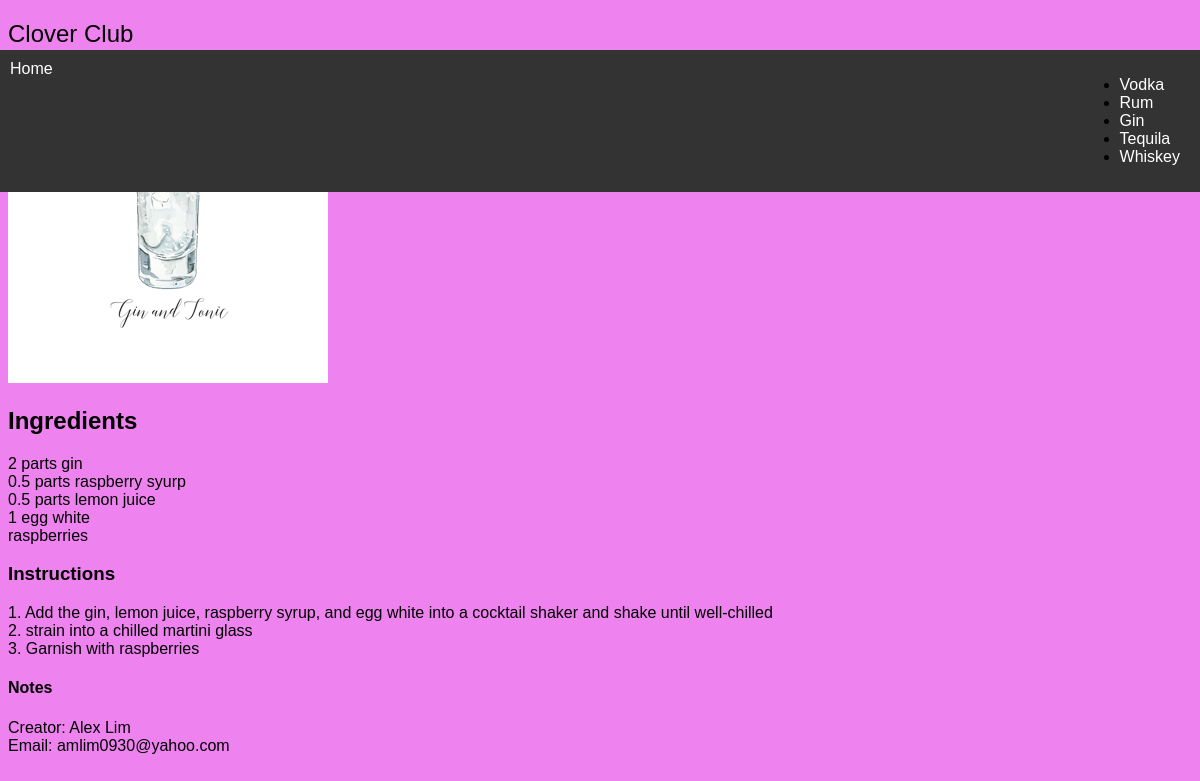
/gin/gin_display/2, run on the app's committed database.
### cocktail_book/models.py (models this page shows)
class Gin(models.Model):
    name = models.CharField(max_length=200)
    ingredients = models.TextField(max_length='1000', default='')
    instructions = models.TextField(max_length='1000', default='')
    notes = models.TextField(max_length='1000', default='')
    image = models.ImageField(upload_to='img/', default='')

### cocktail_book/views.py (the view)
# urls.py: path('gin/gin_display/<int:id>', views.gin_display, name="gin_display"),
def gin_display(request, id):
    gin_entry = Gin.objects.get(id=id)
    template = loader.get_template('gin_display.html')
    context = {
        'gin_entry': gin_entry,
    }
    return HttpResponse(template.render(context, request))

### cocktail_book/templates/gin_display.html (shortened to what this page needs)
{% extends 'base.html' %}
{% load static %}
{% block content %}
<section>
    <h1>{{gin_entry.name}}</h1>
    <img src="cocktail_book/img/gt_small.png">
    <h2>Ingredients</h2>
        <p>{{ gin_entry.ingredients|linebreaks }}</p>
    <h3>Instructions</h3>
        <p>{{ gin_entry.instructions|linebreaks }}</p>
    <h4>Notes</h4>
</section>
{% endblock %}

### cocktail_book/static/style.css (style rules this page uses)
body { background-color: #EE82EE; font-family: 'Lucida Sans', 'Lucida Sans Regular', 'Lucida Grande', 'Lucida Sans Unicode', Geneva, Verdana, sans-serif; }
h1 { font-family: 'Lucida Sans', 'Lucida Sans Regular', 'Lucida Grande', 'Lucida Sans Unicode', Geneva, Verdana, sans-serif; font-size: x-large; font-weight: 200; }
p { font-family: 'Lucida Sans', 'Lucida Sans Regular', 'Lucida Grande', 'Lucida Sans Unicode', Geneva, Verdana, sans-serif; }

### data on the page
Gin: name "Clover Club", ingredients "2 parts gin 0.5 parts raspberry syurp 0.5 parts lemon juice 1 egg white raspberries", instructions "1. Add the gin, lemon juice, raspberry syrup, and egg white into a cocktail shaker and shake until well-chilled 2. strain into a chilled martini glass 3. Garnish with raspberries"
